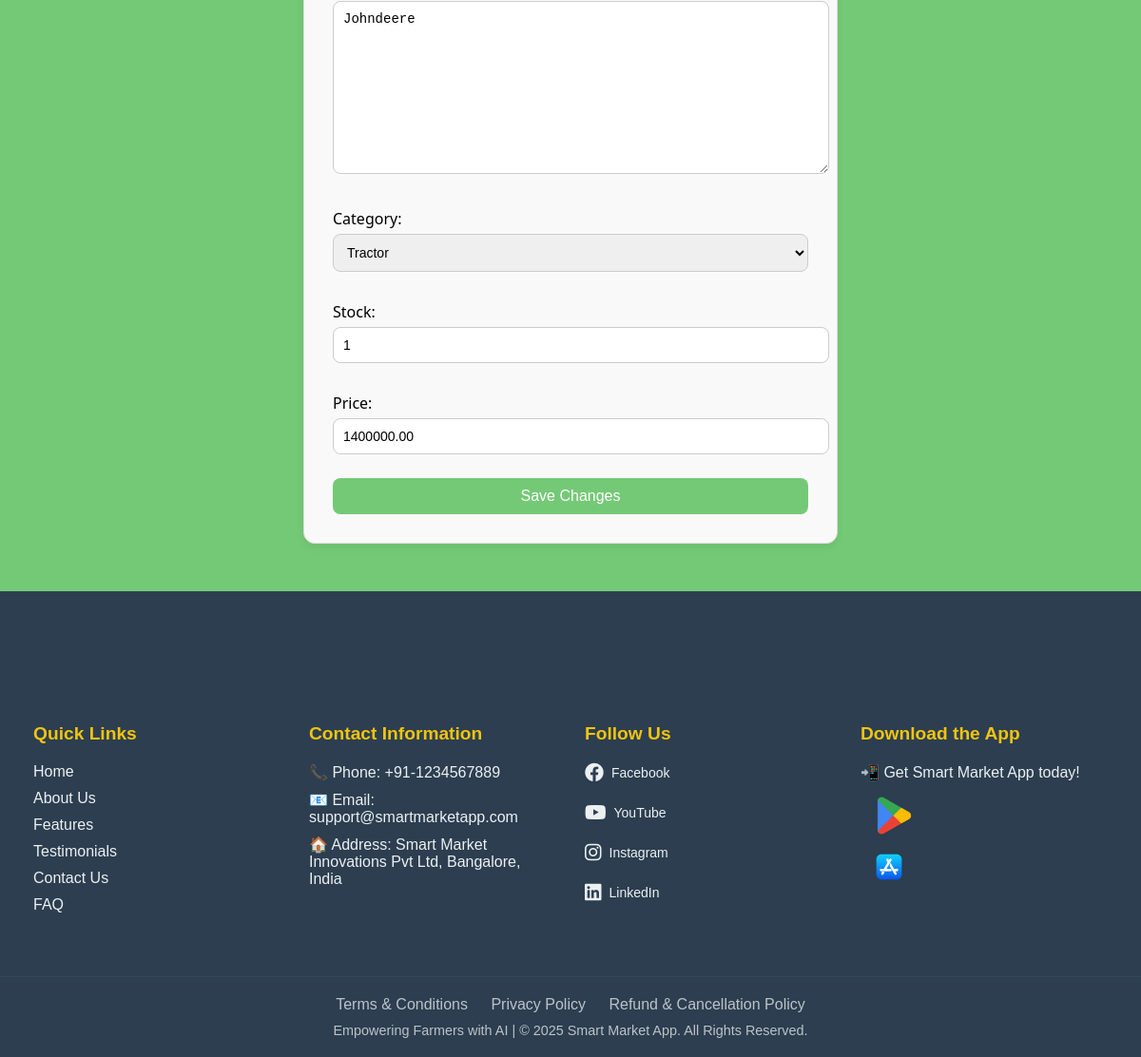
Page /product/edit/3/ (signed in, lower part) on the earlier database version.
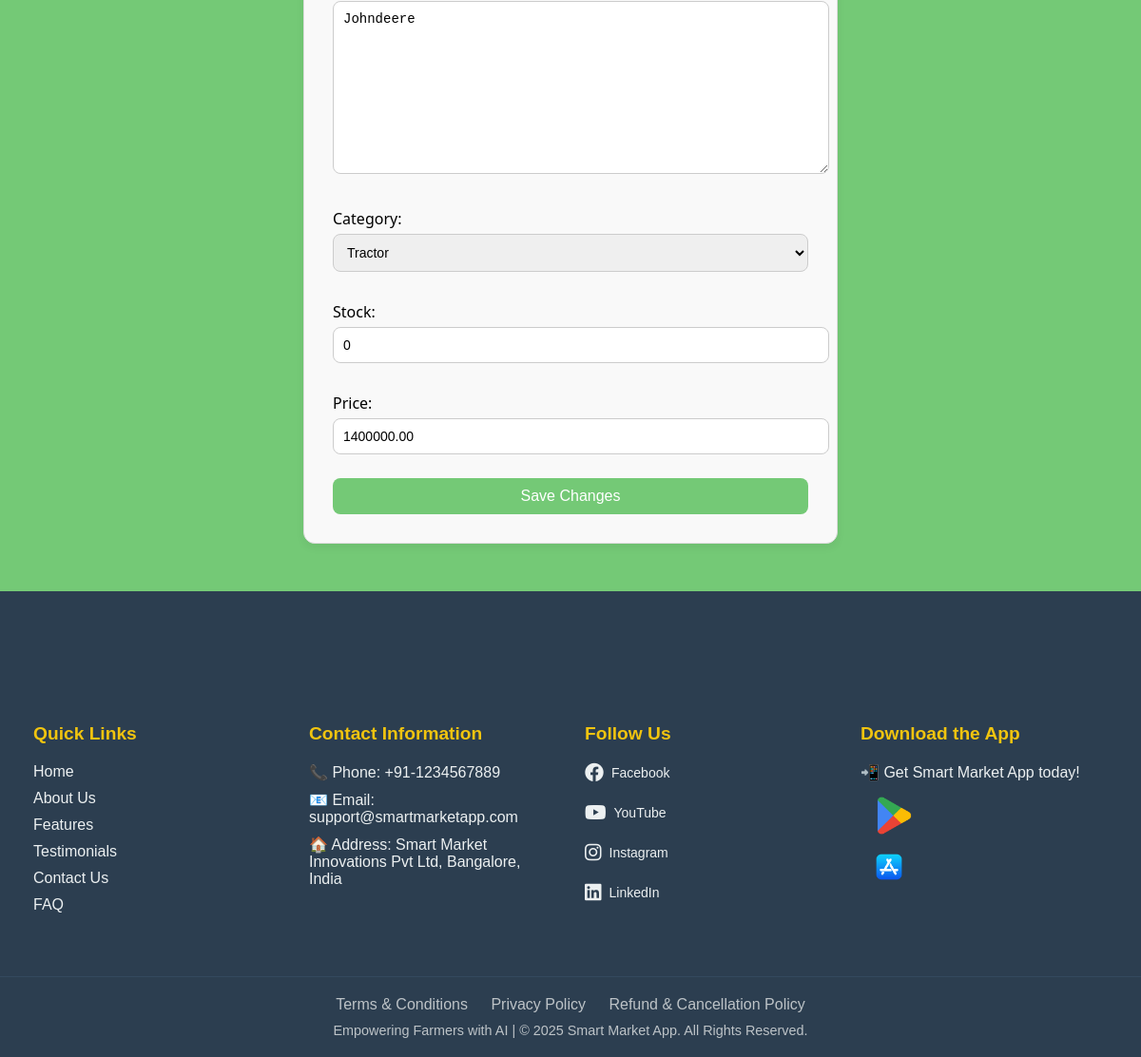
Same page on the later database version.
### myapp/models.py (models this page shows, shortened)
class ProductForSale(models.Model):
    seller = models.ForeignKey(User, on_delete=models.CASCADE)
    image = models.ImageField(upload_to='product_images/', null=True, blank=True)
    name = models.CharField(max_length=100)
    description = models.TextField()
    category = models.CharField(max_length=50, choices=CATEGORY_CHOICES)
    stock = models.PositiveIntegerField()
    price = models.DecimalField(max_digits=10, decimal_places=2)
    is_sold_out = models.BooleanField(default=False)

### myapp/views.py (the view)
# urls.py: path('product/edit/<int:product_id>/', views.edit_product, name='edit_product'),
@login_required
def edit_product(request, product_id):
    product = ProductForSale.objects.filter(id=product_id, seller=request.user).first()
    form_class = SellForm
    redirect_view = 'my_listings_view'
    if not product:
        product = ProductForRent.objects.filter(id=product_id, owner=request.user).first()
        form_class = RentOutForm
    if not product:
        messages.error(request, "Product not found or unauthorized.")
        return redirect('my_listings_view')
    if request.method == 'POST':
        form = form_class(request.POST, request.FILES, instance=product)
        if form.is_valid():
            form.save()
            messages.success(request, "Product updated successfully.")
            return redirect('my_listings_view')
    else:
        form = form_class(instance=product)
    return render(request, 'edit_product.html', {'form': form})

### myapp/forms.py
class SellForm(forms.ModelForm):
    class Meta:
        model = ProductForSale
        fields = ['image', 'name', 'description', 'category', 'stock', 'price']
        widgets = {
            'category': forms.Select(choices=ProductForSale._meta.get_field('category').choices)
        }

### myapp/templates/edit_product.html (shortened to what this page needs)
{% extends 'base.html' %}
{% block content %}
  <div class="sell-container">
    <form method="post" enctype="multipart/form-data">
      {{ form.as_p }}
      <button type="submit">Save Changes</button>
    </form>
  </div>
{% endblock %}

Differences in the rows shown:
changed ProductForSale "Johndeere": stock "1" → "0"
